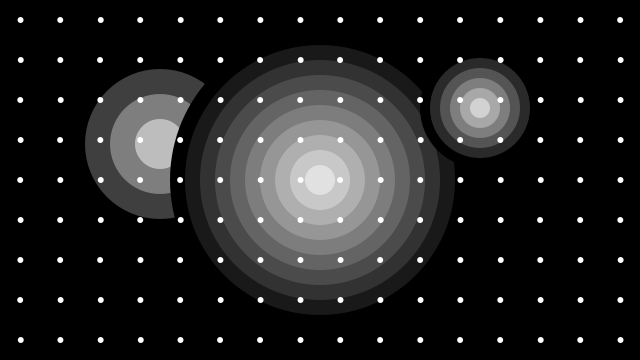
Frame 1 (no input)
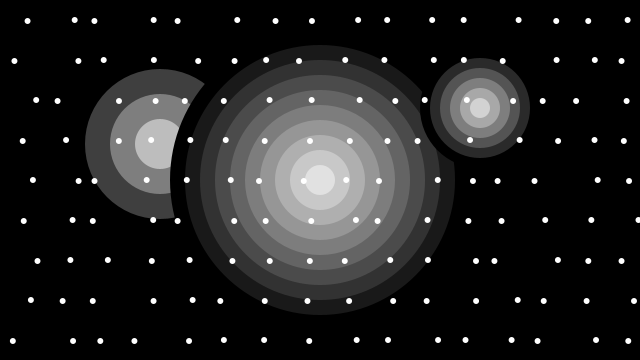
Frame 60 (the mouse pressed at the canvas centre just before this capture)
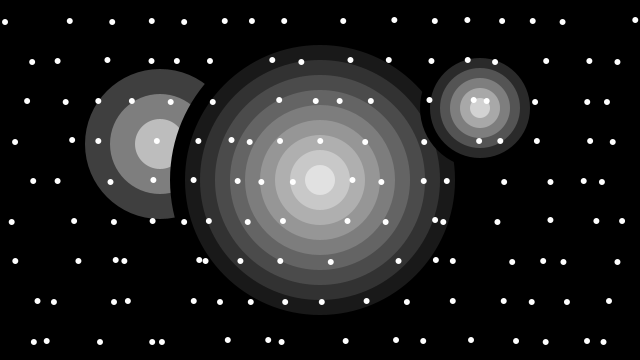
Frame 120 (the mouse held since frame 60 and released just before this capture)

The Processing sketch that drew these frames (run headless with seeded random() and noise(); from frame 60 on, the mouse is pressed at the canvas centre):

// Processing sketch: Mid_Term_Project
// ── Mid_Term_Project.pde
int unit = 40;
int count;
Module[] mods;

void setup() {
  size(640, 360);
  noStroke();
  int wideCount = width / unit;
  int highCount = height / unit;
  count = wideCount * highCount;
  mods = new Module[count];
 

  int index = 0;
  for (int y = 0; y < highCount; y++) {
    for (int x = 0; x < wideCount; x++) {
      mods[index++] = new Module(x*unit, y*unit, unit/2, unit/2, random(0.05, 0.8), unit);
    }
  }
}

void draw() {
  background(0);
  drawTarget(width*0.25, height*0.4, 200, 4);
  drawTarget(width*0.5, height*0.5, 300, 10);
  drawTarget(width*0.75, height*0.3, 120, 6);
  for (Module mod : mods) {
    mod.update();
    mod.display();
  }
}

void drawTarget(float xloc, float yloc, int size, int num) {
  float grayvalues = 255/num;
  float steps = size/num;
  for (int i = 0; i < num; i++) {
    fill(i*grayvalues);
    ellipse(xloc, yloc, size - i*steps, size - i*steps);
  }
}
  
class Module {
  int xOffset;
  int yOffset;
  float x, y;
  int unit;
  int xDirection = 1;
  int yDirection = 1;
  float speed; 
  
  // Contructor
  Module(int xOffsetTemp, int yOffsetTemp, int xTemp, int yTemp, float speedTemp, int tempUnit) {
    xOffset = xOffsetTemp;
    yOffset = yOffsetTemp;
    x = xTemp;
    y = yTemp;
    speed = speedTemp;
    unit = tempUnit;
  }
  
  // Custom method for updating the variables
  void update() {
    x = x + (speed * xDirection);
    if (x >= unit || x <= 0) {
      xDirection *= -1;
      x = x + (1 * xDirection);
      y = y + (1 * yDirection);
    }
    if (y >= unit || y <= 0) {
      yDirection *= -1;
      y = y + (1 * yDirection);
    }
  }
  
  // Custom method for drawing the object
  void display() {
    fill(255);
    ellipse(xOffset + x, yOffset + y, 6, 6);
  }
}
